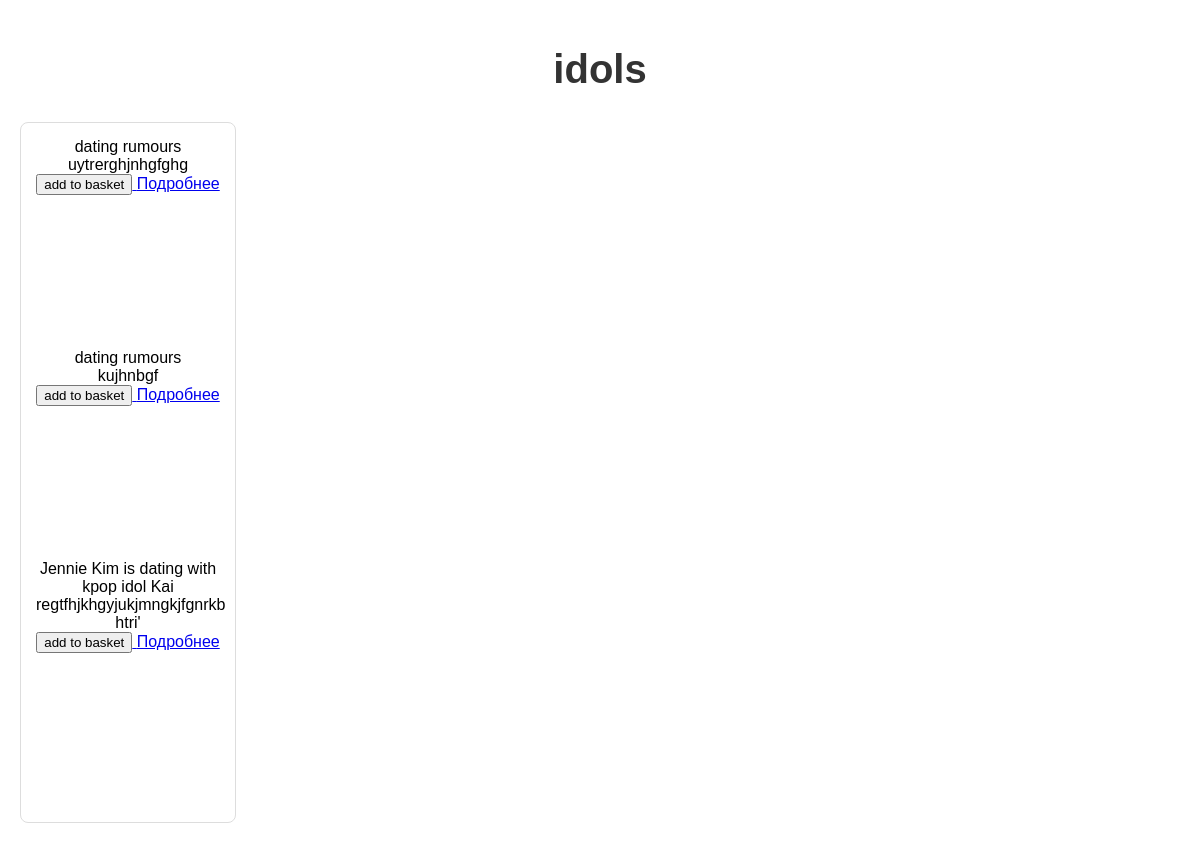
Page /category/1 on the committed database.
### news_app/models.py (models this page shows, shortened)
class NewsCategory(models.Model):
    name_category = models.CharField(max_length=100)
    created_at = models.DateTimeField(auto_now_add=True)
    class Meta:
        verbose_name = "Category"
        verbose_name_plural = "Categories"

class News(models.Model):
    head = models.CharField(max_length=150)
    text = models.TextField()
    new_cat = models.ForeignKey(NewsCategory, on_delete=models.CASCADE)
    created_at = models.DateTimeField(auto_now_add=True)
    class Meta:
        verbose_name = "New"
        verbose_name_plural = "News"

### news_app/views.py (the view)
# urls.py: path('category/<int:pk>', views.category_page),
def category_page(request, pk):
    category = NewsCategory.objects.get(id=pk)
    news= News.objects.filter(new_cat=category).all()
    context = {'news':news, 'category':category }
    return render(request, 'category_new.html', context)

### news_app/templates/category_new.html (shortened to what this page needs)
<!DOCTYPE html>
<html lang="ru">
<head>
</head>
<body>
    <h1 class="category-title">{{ category.name_category }} </h1>
    <div class="products-grid">
        <div class="product-card">
            {% for new in news %}
            <div class="product-name">{{ new.head }}</div>
            <div class="product-descr">{{ new.text }}</div>
            <a href="/new/{{ new.id }}" class="icon-link">
                 <button class="btn btn-primary btn-sm">add to basket</button>
                Подробнее
            <svg class="bi">
              <use xlink:href="#chevron-right"></use>
            </svg>
          </a>
            {% endfor %}
        </div>
    </div>
</body>
</html>

### news_app/templates/category_new.html (style rules this page uses)
body { font-family: Arial, sans-serif; max-width: 1200px; margin: 0 auto; padding: 20px; }
.category-title { text-align: center; font-size: 2.5em; margin-bottom: 30px; color: #333; }
.products-grid { display: grid; grid-template-columns: repeat(auto-fill, minmax(200px, 1fr)); gap: 20px; }
.product-card { border: 1px solid #ddd; border-radius: 8px; padding: 15px; text-align: center; transition: transform 0.3s; }

### rows in the picture
NewsCategory: name_category "idols"
News: head "dating rumours", text "uytrerghjnhgfghg"
News: head "dating rumours", text "kujhnbgf"
News: head "Jennie Kim is dating with kpop idol Kai", text "regtfhjkhgyjukjmngkjfgnrkb htri'"
